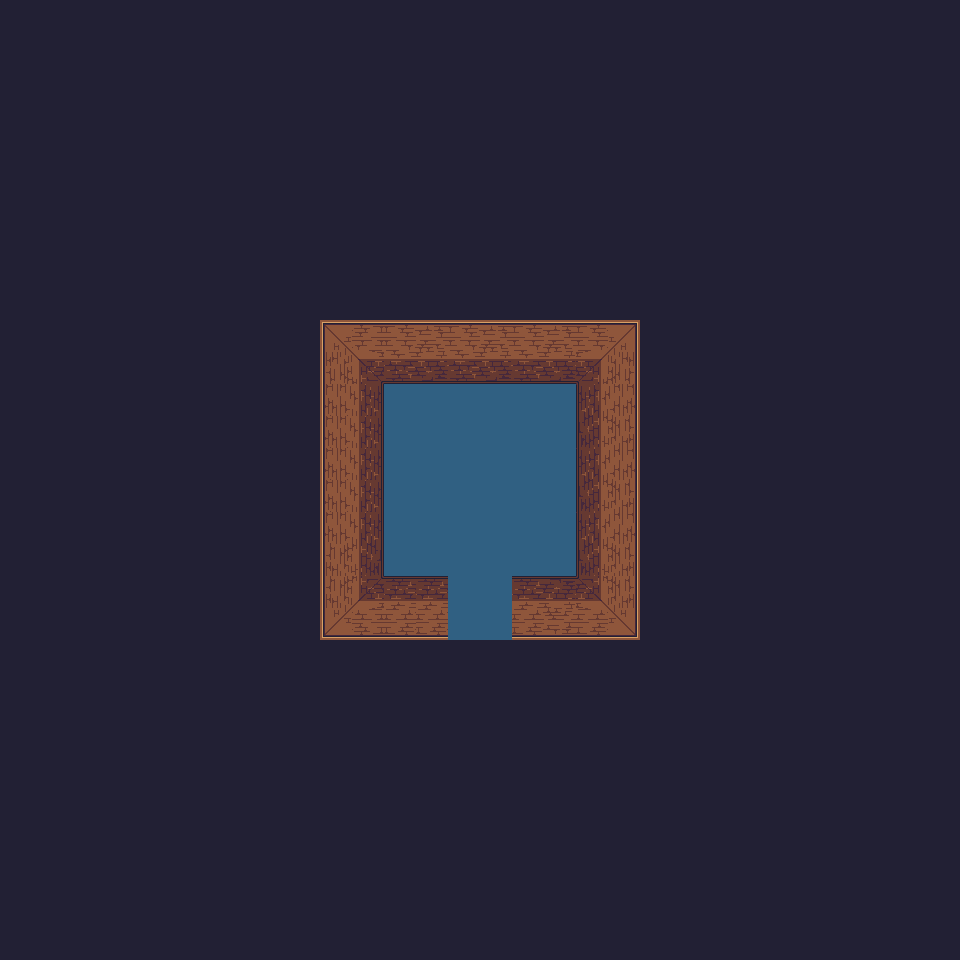

The image is a tile-based game level rendered from a .tmx file. Its description and source (layers, tilesets, objects; grid data summarised) follow:
An orthogonal 30x30 tile map with 32x32 px tiles, 3 tile layers (Background, Ground, Walls), 2 tilesets.

<map version="1.4" tiledversion="1.4.2" orientation="orthogonal" renderorder="right-down" width="30" height="30" tilewidth="32" tileheight="32" infinite="0" nextlayerid="4" nextobjectid="1">
 <tileset firstgid="1" source="../../tilesets/Gather Train 0.x.tsx" />
 <tileset firstgid="1601" source="../../tilesets/Gather Castle 0.x.tsx" />
 <layer id="3" name="Background" width="30" height="30">
  <data>[900 cells, 900 non-empty, 1 distinct tile ids]</data>
 </layer>
 <layer id="2" name="Ground" width="30" height="30">
  <data>[900 cells, 100 non-empty, 1 distinct tile ids]</data>
 </layer>
 <layer id="1" name="Walls" width="30" height="30">
  <data>[900 cells, 60 non-empty, 32 distinct tile ids]</data>
 </layer>
</map>
